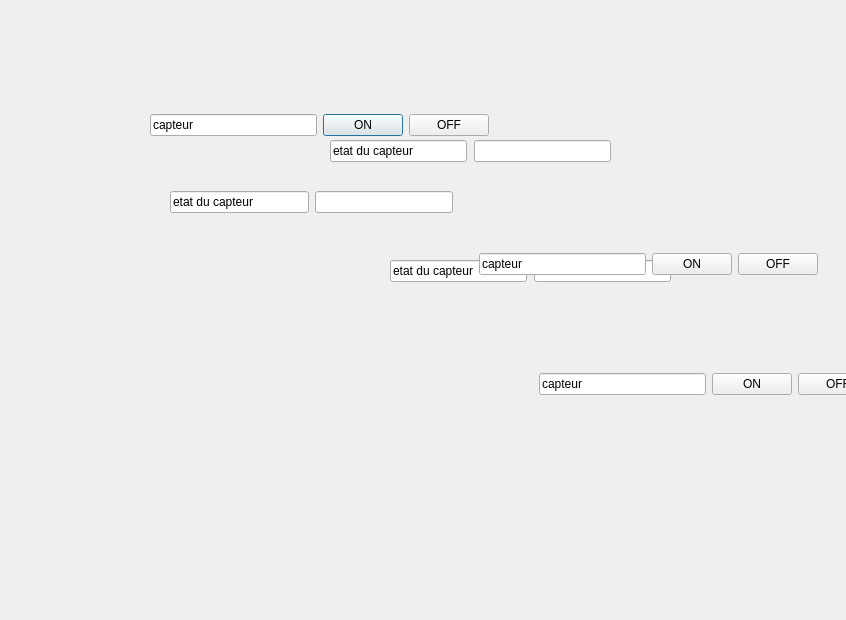
<?xml version="1.0" encoding="UTF-8"?>
<ui version="4.0">
 <class>capteur</class>
 <widget class="QDialog" name="capteur">
  <property name="geometry">
   <rect>
    <x>0</x>
    <y>0</y>
    <width>846</width>
    <height>620</height>
   </rect>
  </property>
  <property name="windowTitle">
   <string>Dialog</string>
  </property>
  <widget class="QWidget" name="layoutWidget">
   <property name="geometry">
    <rect>
     <x>150</x>
     <y>110</y>
     <width>339</width>
     <height>30</height>
    </rect>
   </property>
   <layout class="QHBoxLayout" name="horizontalLayout">
    <item>
     <widget class="QLineEdit" name="lineEdit">
      <property name="text">
       <string>capteur</string>
      </property>
     </widget>
    </item>
    <item>
     <widget class="QPushButton" name="pushButton">
      <property name="text">
       <string>ON</string>
      </property>
     </widget>
    </item>
    <item>
     <widget class="QPushButton" name="pushButton_2">
      <property name="text">
       <string>OFF</string>
      </property>
     </widget>
    </item>
   </layout>
  </widget>
  <widget class="QWidget" name="layoutWidget">
   <property name="geometry">
    <rect>
     <x>170</x>
     <y>190</y>
     <width>283</width>
     <height>24</height>
    </rect>
   </property>
   <layout class="QHBoxLayout" name="horizontalLayout_2">
    <item>
     <widget class="QLineEdit" name="lineEdit_2">
      <property name="text">
       <string>etat du capteur</string>
      </property>
     </widget>
    </item>
    <item>
     <widget class="QLineEdit" name="lineEdit_3"/>
    </item>
   </layout>
  </widget>
  <widget class="QWidget" name="layoutWidget_2">
   <property name="geometry">
    <rect>
     <x>539</x>
     <y>369</y>
     <width>339</width>
     <height>30</height>
    </rect>
   </property>
   <layout class="QHBoxLayout" name="horizontalLayout_3">
    <item>
     <widget class="QLineEdit" name="lineEdit_4">
      <property name="text">
       <string>capteur</string>
      </property>
     </widget>
    </item>
    <item>
     <widget class="QPushButton" name="pushButton_3">
      <property name="text">
       <string>ON</string>
      </property>
     </widget>
    </item>
    <item>
     <widget class="QPushButton" name="pushButton_4">
      <property name="text">
       <string>OFF</string>
      </property>
     </widget>
    </item>
   </layout>
  </widget>
  <widget class="QLineEdit" name="lineEdit_5">
   <property name="geometry">
    <rect>
     <x>390</x>
     <y>260</y>
     <width>137</width>
     <height>22</height>
    </rect>
   </property>
   <property name="text">
    <string>etat du capteur</string>
   </property>
  </widget>
  <widget class="QLineEdit" name="lineEdit_6">
   <property name="geometry">
    <rect>
     <x>534</x>
     <y>260</y>
     <width>137</width>
     <height>22</height>
    </rect>
   </property>
  </widget>
  <widget class="QWidget" name="layoutWidget_3">
   <property name="geometry">
    <rect>
     <x>479</x>
     <y>249</y>
     <width>339</width>
     <height>30</height>
    </rect>
   </property>
   <layout class="QHBoxLayout" name="horizontalLayout_4">
    <item>
     <widget class="QLineEdit" name="lineEdit_7">
      <property name="text">
       <string>capteur</string>
      </property>
     </widget>
    </item>
    <item>
     <widget class="QPushButton" name="pushButton_5">
      <property name="text">
       <string>ON</string>
      </property>
     </widget>
    </item>
    <item>
     <widget class="QPushButton" name="pushButton_6">
      <property name="text">
       <string>OFF</string>
      </property>
     </widget>
    </item>
   </layout>
  </widget>
  <widget class="QLineEdit" name="lineEdit_8">
   <property name="geometry">
    <rect>
     <x>330</x>
     <y>140</y>
     <width>137</width>
     <height>22</height>
    </rect>
   </property>
   <property name="text">
    <string>etat du capteur</string>
   </property>
  </widget>
  <widget class="QLineEdit" name="lineEdit_9">
   <property name="geometry">
    <rect>
     <x>474</x>
     <y>140</y>
     <width>137</width>
     <height>22</height>
    </rect>
   </property>
  </widget>
 </widget>
 <resources/>
 <connections/>
</ui>
